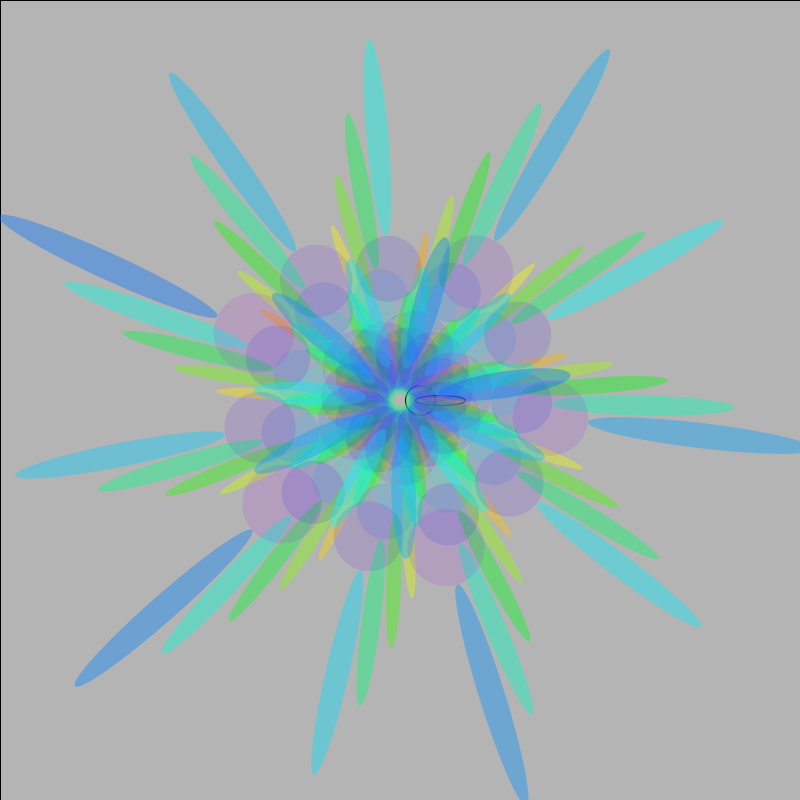
Frame 1 (no input)
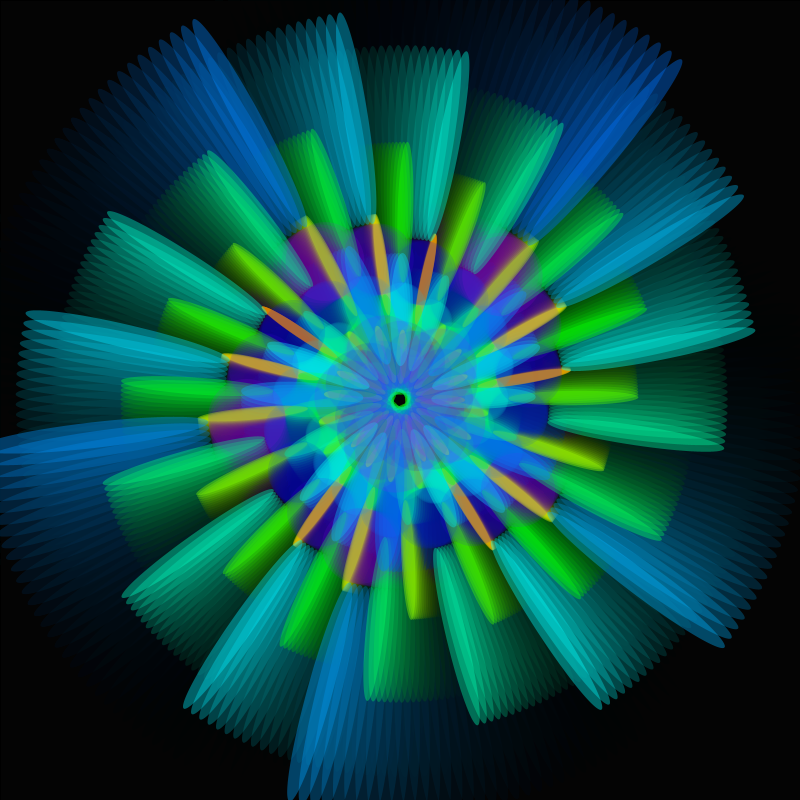
Frame 60 (the mouse pressed at the canvas centre just before this capture)
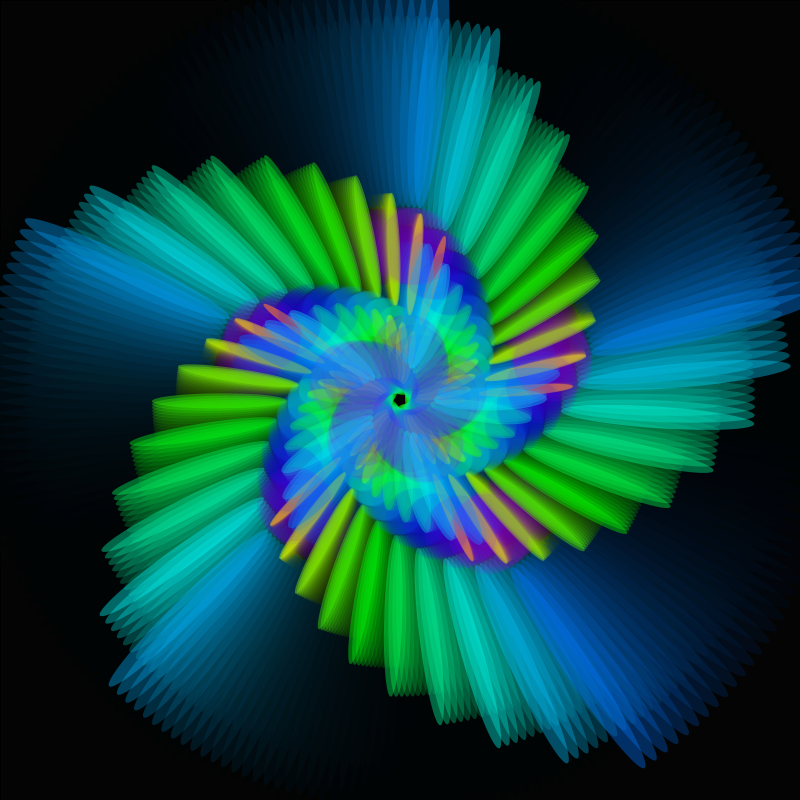
Frame 120 (the mouse held since frame 60 and released just before this capture)

The Processing sketch that drew these frames (run headless with seeded random() and noise(); from frame 60 on, the mouse is pressed at the canvas centre):

// Processing sketch: processing_67784
// ── processing_67784.pde

float s = 1.01;
float n = 0.0;
float spin = 10;
void setup() {
  size(800, 800);
}

void draw() {
  colorMode(RGB);
  fill(0, 30);
  rect(0, 0, width, height);
  colorMode(HSB, 100, 100, 100);
  spin = spin + HALF_PI/5000;
  translate(width/2, height/2);
  for (int i = 0; i < 50; i++) {
    for (int q = 0; q < 70; q+= 20) {
      fill(30+i, 100, 100, 30);
      q = q + 20;
      ellipse(q, 0, 30, 30);
      fill(10+i, 100, 100, 100);
      ellipse(q*2, 0, 30+q, 10);
      rotate(spin);
      scale(s);
      stroke(noise(n));
      noStroke();
    }
  }
}
